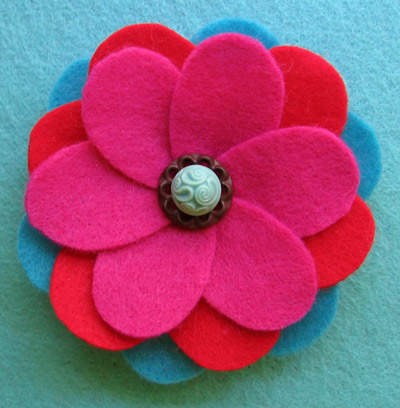
%> input picture Assignment 1 Outputs/flower.jpg, 400 x 408 px
$ octave 'Intensity _Level_Slicing.m'   (GNU Octave 9; MATLAB toolbox functions it lacks are replaced by stand-ins)
%> lines starting %> are read from the running program, lines starting %| are printed output that depends on the picture; in (x1, y1, x2, y2) boxes, pixels count from 0 and x2, y2 are one past the last pixel; in counts of white or black regions, pixels touching at a corner belong together; the program's own positions count from 1
% Practice 1 - Q3


im = imread('flower.jpg');
%> im is the input picture: size 408x400x3 uint8; mean R, G, B 150.2, 87.4, 119.7


%% Manually converting to grayscale

[r, c, d] = size(im);
%> r = 408; c = 400; d = 3

imgray = zeros(r, c);


% Loop through each pixel and apply the RGB to grayscale conversion formula

for i = 1:r

    for j = 1:c

        red = im(i,j,1);      % Red channel

        green = im(i,j,2);    % Green channel

        blue = im(i,j,3);     % Blue channel

        % Grayscale conversion formula

        imgray(i,j) = 0.299 * red + 0.587 * green + 0.114 * blue;

    end

end
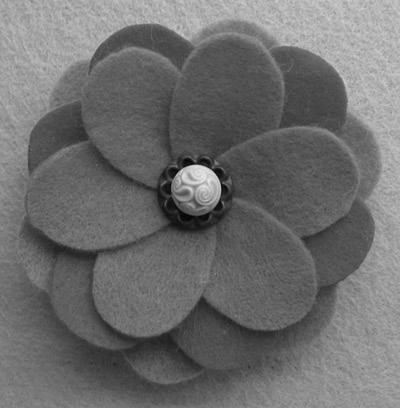
%> imgray: size 408x400 double; min 5, max 233, mean 109.9


% Convert to uint8 format

imgray = uint8(imgray);
%> imgray: size 408x400 uint8


%% Intensity-Level Slicing

r_min = 100;

r_max = 150;

output_value = 255;


% Create the output image by slicing the intensities

sliced_img = zeros(r, c);


% Apply the slicing condition

for i = 1:r

    for j = 1:c

        if imgray(i, j) >= r_min && imgray(i, j) <= r_max

            sliced_img(i, j) = output_value;

        else

            sliced_img(i, j) = 0;  % Set pixel to 0 (background)

        end

    end

end
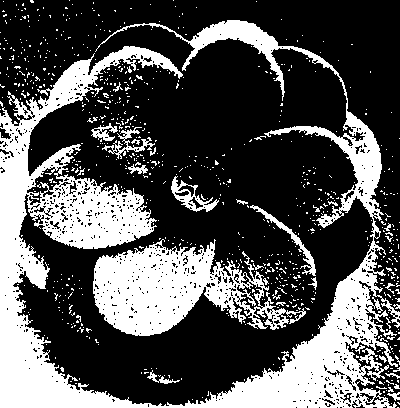
%> sliced_img: size 408x400 double; 31.9% white; 806 white regions (776 under 20 px), largest, box (x1, y1, x2, y2) and area: (0, 20, 400, 408) 37023, (93, 239, 306, 336) 10241, (171, 176, 219, 212) 524


% Convert to uint8 format

sliced_img = uint8(sliced_img);


%% Displaying the original and sliced images

figure;

subplot(1, 2, 1);

imshow(imgray);

title('Original Grayscale Image');


subplot(1, 2, 2);

imshow(sliced_img);

title('Intensity-Level Sliced Image');

$ run again, with Assignment 1 Outputs/MY_IMAGE.jpg copied over Assignment 1 Outputs/flower.jpg
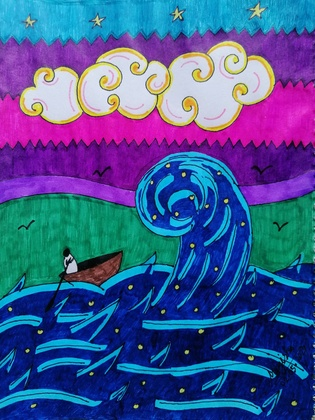
%> input picture Assignment 1 Outputs/MY_IMAGE.jpg, 315 x 420 px, shrunk from 828 x 1104 before the run
%> im is the input picture: size 420x315x3 uint8; mean R, G, B 66.8, 86.8, 147.1
%> after the loop `for i = 1:r`:
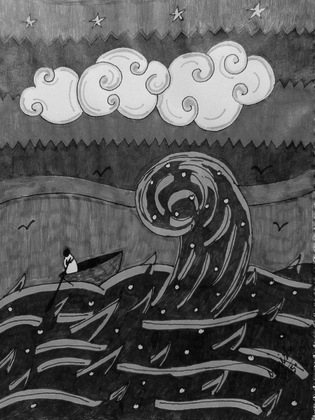
%> imgray: size 420x315 double; min 1, max 235, mean 87.7
%> after the loop `for i = 1:r`:
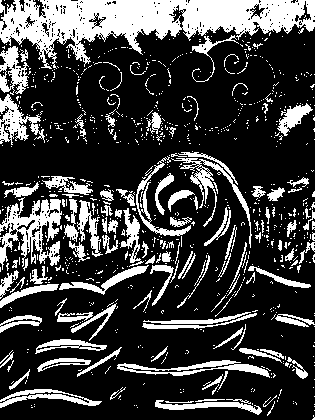
%> sliced_img: size 420x315 double; 25% white; 891 white regions (771 under 20 px), largest, box (x1, y1, x2, y2) and area: (0, 0, 315, 69) 10513, (0, 197, 62, 270) 2055, (171, 152, 252, 248) 1125

$ run again, with Assignment 1 Outputs/Mirror.png saved as Assignment 1 Outputs/flower.jpg
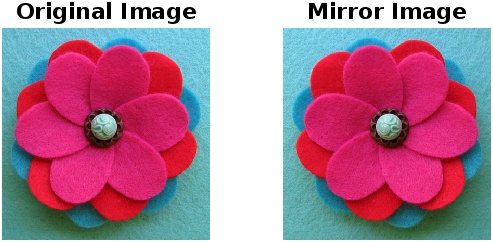
%> input picture Assignment 1 Outputs/Mirror.png, 493 x 242 px
%> im is the input picture: size 242x493x3 uint8; mean R, G, B 172.4, 125.9, 149.8
%> after the loop `for i = 1:r`:
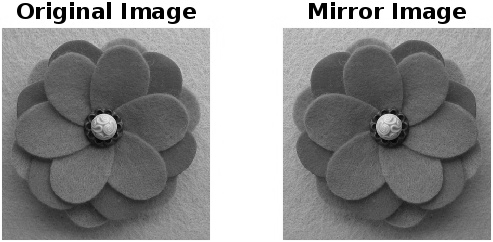
%> imgray: size 242x493 double; min 0, max 255, mean 142.6
%> after the loop `for i = 1:r`:
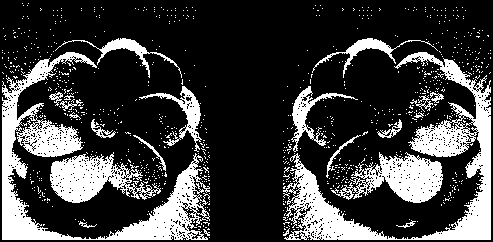
%> sliced_img: size 242x493 double; 23.8% white; 899 white regions (876 under 20 px), largest, box (x1, y1, x2, y2) and area: (2, 52, 210, 240) 8541, (283, 52, 491, 240) 8495, (50, 152, 161, 203) 2782

$ run again, with Assignment 1 Outputs/Nightvision.png saved as Assignment 1 Outputs/flower.jpg
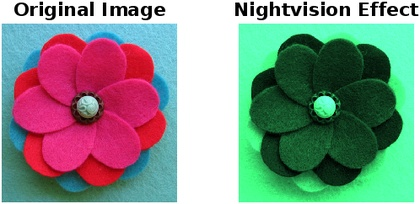
%> input picture Assignment 1 Outputs/Nightvision.png, 420 x 204 px, shrunk from 498 x 242 before the run
%> im is the input picture: size 204x420x3 uint8; mean R, G, B 133.3, 146.4, 138.1
%> after the loop `for i = 1:r`:
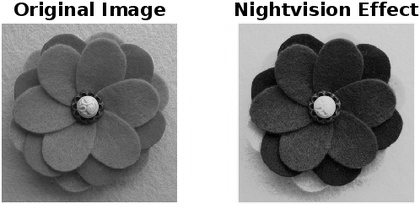
%> imgray: size 204x420 double; min 0, max 255, mean 141.6
%> after the loop `for i = 1:r`:
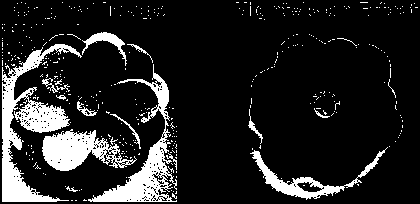
%> sliced_img: size 204x420 double; 13.7% white; 420 white regions (404 under 20 px), largest, box (x1, y1, x2, y2) and area: (2, 44, 82, 202) 3886, (88, 64, 177, 202) 2686, (42, 129, 137, 171) 2025
